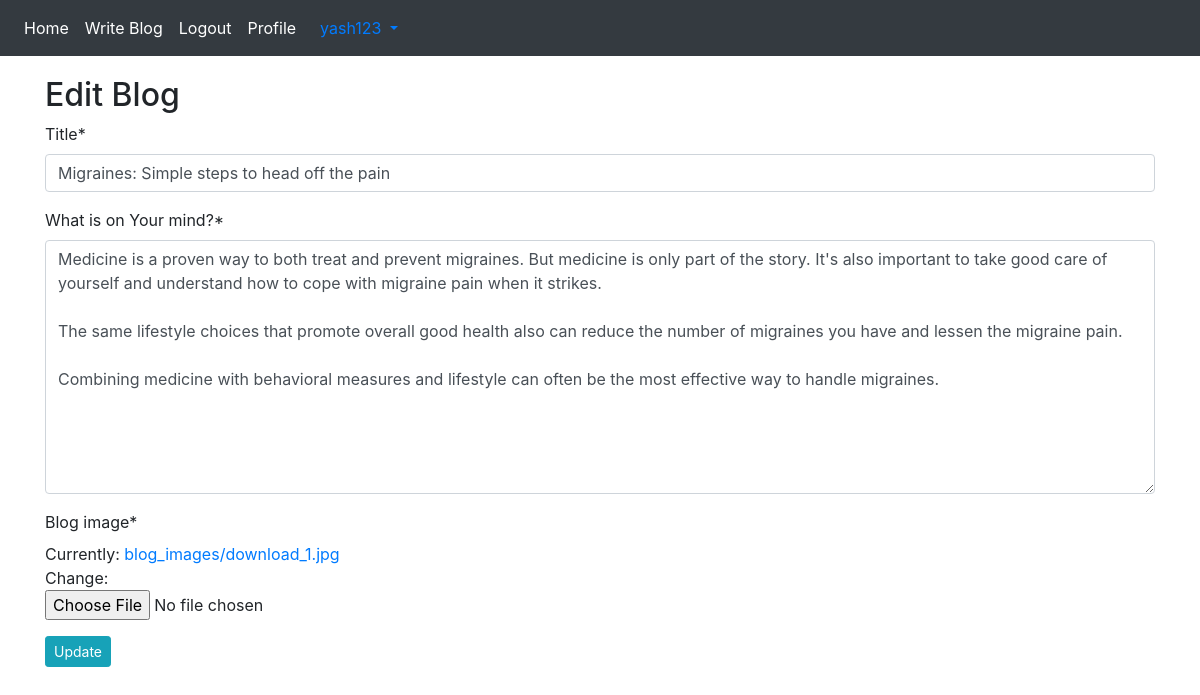
/blog/edit-blog/1 (signed in), run on the app's committed database.
### App_Blog/models.py (models this page shows, shortened)
class Blog(models.Model):
    author=models.ForeignKey(User,on_delete=models.CASCADE,related_name='post_author')
    blog_title=models.CharField(max_length=264,verbose_name="Title")
    slug=models.SlugField(max_length=264,unique=True)
    blog_content=models.TextField(verbose_name="What is on Your mind?")
    blog_image=models.ImageField(upload_to='blog_images')
    publish_date=models.DateTimeField(auto_now_add=True)
    update_date=models.DateTimeField(auto_now=True)
    class Meta:
        ordering=['-publish_date']

### App_Blog/views.py (the view, shortened to what this page needs)
# urls.py: path('edit-blog/<pk>',views.UpdateBlog.as_view(),name='edit_blog'),
class UpdateBlog(LoginRequiredMixin,UpdateView):
    model=Blog
    fields= ('blog_title','blog_content','blog_image')
    template_name='App_Blog/edit_blog.html'

### templates/App_Blog/edit_blog.html (shortened to what this page needs)
{% extends "base.html" %}
{% load crispy_forms_tags %}
{% block body_block %}
    {% if blog.author == user %}
    <h2>Edit Blog</h2>
    <form method="POST">
        {{ form|crispy }}
        <button type="submit" class="btn btn-info btn-sm">Update</button>
    </form>
    {% else %}
    <p>You are Not allowed to edit This blog</p>
    {% endif %}
{% endblock %}

### templates/base.html (shortened to what this page needs)
<!doctype html>
<html lang="en">
<head>
    <link rel="stylesheet" href="https://maxcdn.bootstrapcdn.com/font-awesome/4.7.0/css/font-awesome.min.css">
    <link rel="stylesheet" href="https://cdn.jsdelivr.net/npm/bootstrap@4.3.1/dist/css/bootstrap.min.css"
>
</head>
<body>
    <nav class="navbar navbar-expand-sm bg-dark navbar-dark">
        <ul class="navbar-nav">
            <li class="nav-item active">
                <a class="nav-link" href="{% url 'index' %}">Home</a>
            </li>
            {% if user.is_authenticated %}
            <li class="nav-item active">
                <a class="nav-link" href="{% url 'App_Blog:create_blog' %}">Write Blog</a>
            </li>
            <li class="nav-item active">
                <a class="nav-link" href="{% url 'App_Login:logout' %}">Logout</a>
            </li>
            <li class="nav-item active">
                <a class="nav-link" href="{% url 'App_Login:profile' %}">Profile</a>
            </li>
            {% endif %}
        </ul>
        {% if user.is_authenticated %}
        <div class="nav-item dropdown">
            <a class="nav-link dropdown-toggle" href="#" id="navbardrop" data-toggle="dropdown">
                {{ user.username }}
            </a>
        </div>
        {% endif %}
    </nav>
    <div class="container " style="padding-top:20px">
        {% block body_block %}
        {% endblock %}
    </div>
</body>
</html>

### data on the page
Blog: blog_title "Migraines: Simple steps to head off the pain", blog_content "Medicine is a proven way to both treat and prevent migraines. But medicine is only part of the story. It's also important to take good care of yourself and understand how to cope with migraine pain when it strikes. The same lifestyle choices that promote overall good health also can reduce the number of migraines you have and lessen the migraine pain. Combining medicine with behavioral measures and lifestyle can often be the most effective way to handle migraines."

### other printed values
{{ user.username }} "yash123"
